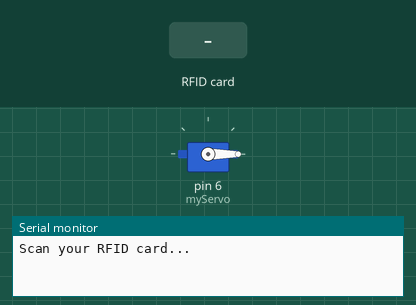
Simulated run of this sketch. Board: Arduino Uno, built with avr-gcc and run on an emulated ATmega328P. Parts: servo, the last lines printed to the serial monitor. Inputs (shaded band) come from the test bench.

Above: at 1.2 s.
1.3 s: RFID card 5E 7A 19 C4 held to the reader
At 1.6 s:
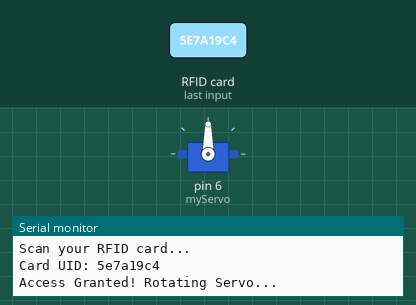
Timing chart, 0 to 4.8 s (numbered marks = the images above; inputs shaded):
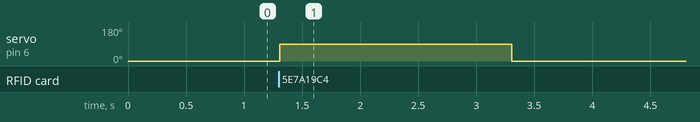

The sketch:

servomotorandrfid.ino
```cpp
#include <SPI.h>
#include <MFRC522.h>
#include <Servo.h>

#define SS_PIN 10
#define RST_PIN 9
MFRC522 mfrc522(SS_PIN, RST_PIN);

Servo myServo;  // Create a servo object

void setup() {
    Serial.begin(9600);
    SPI.begin();
    mfrc522.PCD_Init();
    myServo.attach(6);   // Connect servo to pin 6
    myServo.write(0);    // Set servo to initial position
    Serial.println("Scan your RFID card...");
}

void loop() {
    if (!mfrc522.PICC_IsNewCardPresent() || !mfrc522.PICC_ReadCardSerial()) {
        return;
    }

    Serial.print("Card UID: ");
    String UID = "";
    for (byte i = 0; i < mfrc522.uid.size; i++) {
        UID += String(mfrc522.uid.uidByte[i], HEX);
    }
    Serial.println(UID);

    // Check for a specific RFID tag (replace with your tag's UID)
    if (UID) {  // Replace with your card's UID
        Serial.println("Access Granted! Rotating Servo...");
        myServo.write(90);  // Rotate servo 90 degrees
        delay(2000);        // Hold position for 2 seconds
        myServo.write(0);   // Return to the initial position
    } else {
        Serial.println("Access Denied!");
    }

    mfrc522.PICC_HaltA();
}
```

Measured:
- after the input at 1.3 s, servo on pin 6 (myServo): 0° → 90° at once, → 0° 2.0 s later
